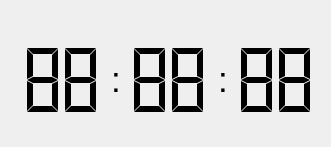
<?xml version="1.0" encoding="UTF-8"?>
<ui version="4.0">
 <class>TLCDCurrentTime</class>
 <widget class="QWidget" name="TLCDCurrentTime">
  <property name="geometry">
   <rect>
    <x>0</x>
    <y>0</y>
    <width>331</width>
    <height>147</height>
   </rect>
  </property>
  <property name="windowTitle">
   <string>Form</string>
  </property>
  <widget class="QWidget" name="horizontalLayoutWidget">
   <property name="geometry">
    <rect>
     <x>20</x>
     <y>40</y>
     <width>299</width>
     <height>80</height>
    </rect>
   </property>
   <layout class="QHBoxLayout" name="horizontalLayout">
    <item>
     <widget class="QLCDNumber" name="lcdHour">
      <property name="frameShape">
       <enum>QFrame::NoFrame</enum>
      </property>
      <property name="digitCount">
       <number>2</number>
      </property>
      <property name="segmentStyle">
       <enum>QLCDNumber::Flat</enum>
      </property>
      <property name="intValue" stdset="0">
       <number>88</number>
      </property>
     </widget>
    </item>
    <item>
     <widget class="QLabel" name="labSymbol1">
      <property name="sizePolicy">
       <sizepolicy hsizetype="Fixed" vsizetype="Preferred">
        <horstretch>0</horstretch>
        <verstretch>0</verstretch>
       </sizepolicy>
      </property>
      <property name="font">
       <font>
        <pointsize>26</pointsize>
       </font>
      </property>
      <property name="text">
       <string>:</string>
      </property>
      <property name="scaledContents">
       <bool>false</bool>
      </property>
      <property name="alignment">
       <set>Qt::AlignCenter</set>
      </property>
      <property name="wordWrap">
       <bool>false</bool>
      </property>
     </widget>
    </item>
    <item>
     <widget class="QLCDNumber" name="lcdMinute">
      <property name="frameShape">
       <enum>QFrame::NoFrame</enum>
      </property>
      <property name="digitCount">
       <number>2</number>
      </property>
      <property name="segmentStyle">
       <enum>QLCDNumber::Flat</enum>
      </property>
      <property name="intValue" stdset="0">
       <number>88</number>
      </property>
     </widget>
    </item>
    <item>
     <widget class="QLabel" name="labSymbol2">
      <property name="sizePolicy">
       <sizepolicy hsizetype="Fixed" vsizetype="Preferred">
        <horstretch>0</horstretch>
        <verstretch>0</verstretch>
       </sizepolicy>
      </property>
      <property name="font">
       <font>
        <pointsize>26</pointsize>
       </font>
      </property>
      <property name="text">
       <string>:</string>
      </property>
      <property name="alignment">
       <set>Qt::AlignCenter</set>
      </property>
     </widget>
    </item>
    <item>
     <widget class="QLCDNumber" name="lcdSecond">
      <property name="frameShape">
       <enum>QFrame::NoFrame</enum>
      </property>
      <property name="digitCount">
       <number>2</number>
      </property>
      <property name="segmentStyle">
       <enum>QLCDNumber::Flat</enum>
      </property>
      <property name="intValue" stdset="0">
       <number>88</number>
      </property>
     </widget>
    </item>
   </layout>
  </widget>
 </widget>
 <resources/>
 <connections/>
</ui>
